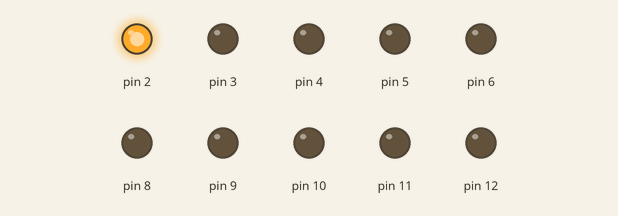
Bench run of a sketch on a simulated Arduino Uno, built with avr-gcc and run on an emulated ATmega328P. Parts: output pins drawn as LEDs (lit = HIGH).

Above: at 0.2 s.
At 1.2 s:
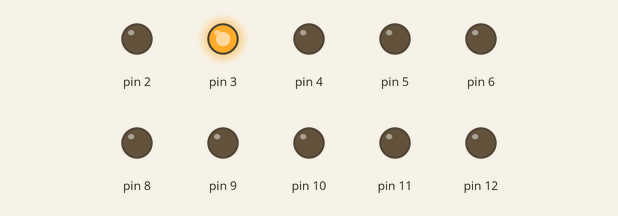
At 3.2 s:
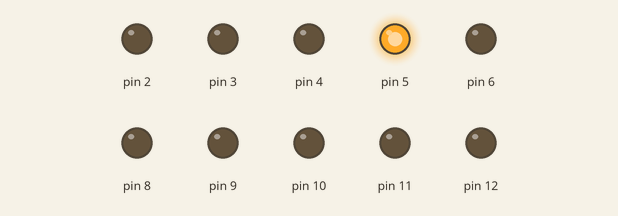
At 5.2 s:
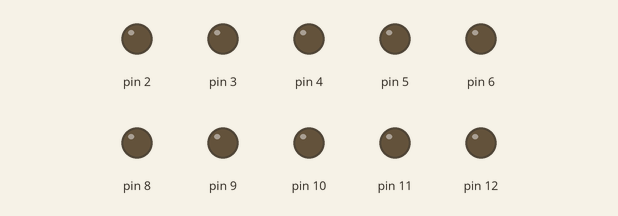
At 9.2 s:
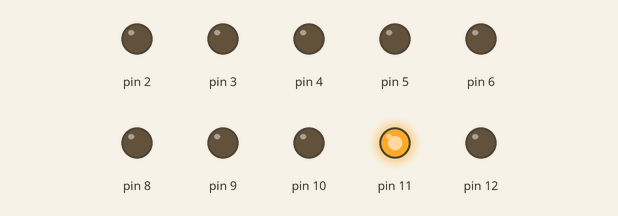
At 13.2 s:
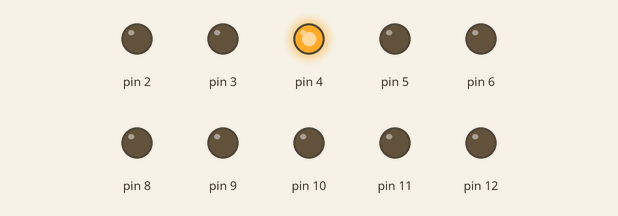
Timing chart, 0 to 14.3 s (numbered marks = the images above):
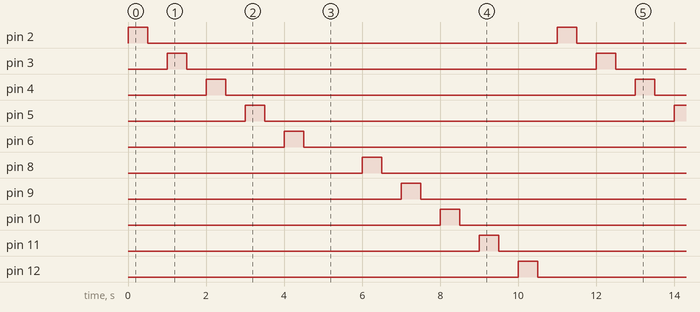

The sketch:

1-test-leds.ino
```cpp
void setup(){
    // Right LEDS
    pinMode(2, OUTPUT);
    pinMode(3, OUTPUT);
    pinMode(4, OUTPUT);
    pinMode(5, OUTPUT);
    pinMode(6, OUTPUT);

    // Left LEDS
    pinMode(8, OUTPUT);
    pinMode(9, OUTPUT);
    pinMode(10, OUTPUT);
    pinMode(11, OUTPUT);
    pinMode(12, OUTPUT);
}

void loop(){
    for(int pin_no=2; pin_no<=12; pin_no++){
        digitalWrite(pin_no, HIGH);
        delay(500);
        digitalWrite(pin_no, LOW);
        delay(500);
    }
}
```

Measured:
- by itself, pin 2–6, pin 8–12: alternates HIGH for 0.50 s and LOW for 10.5 s
- by itself, everything shown: repeats every 11.0 s, in 20 steps
